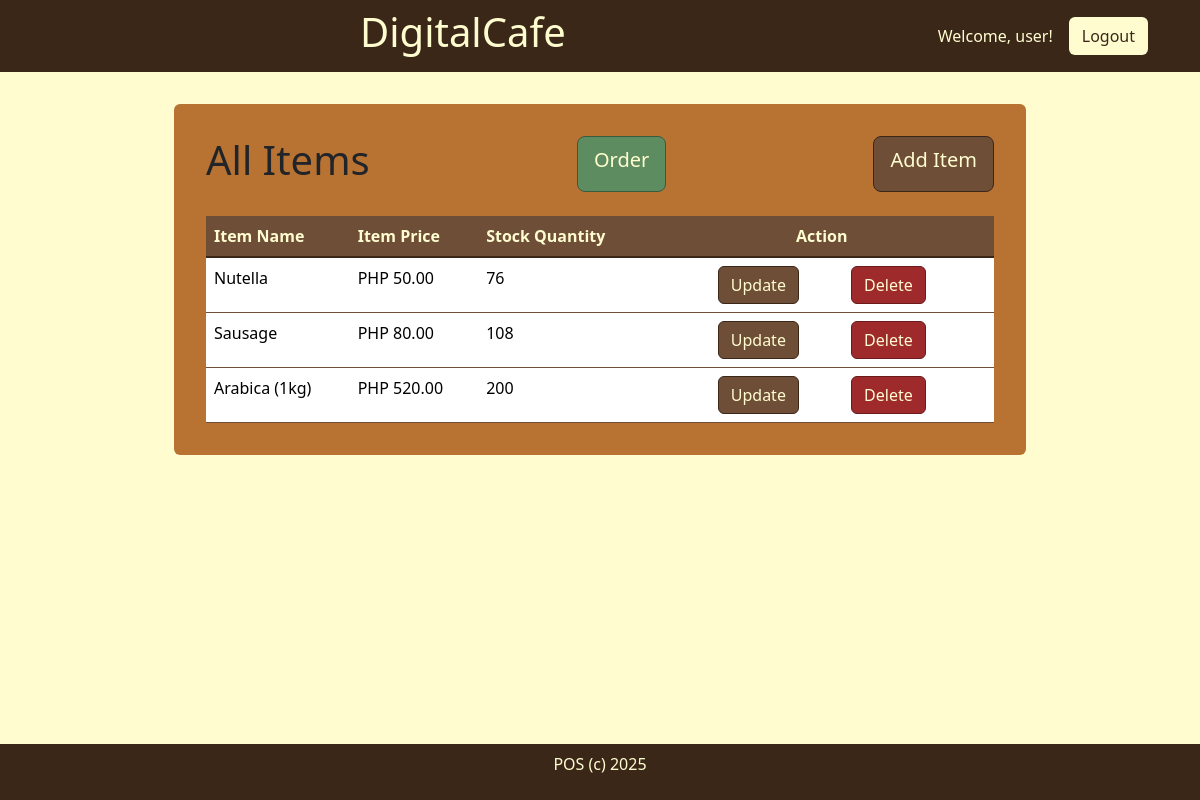
The app's page /list_item (signed in), older data.
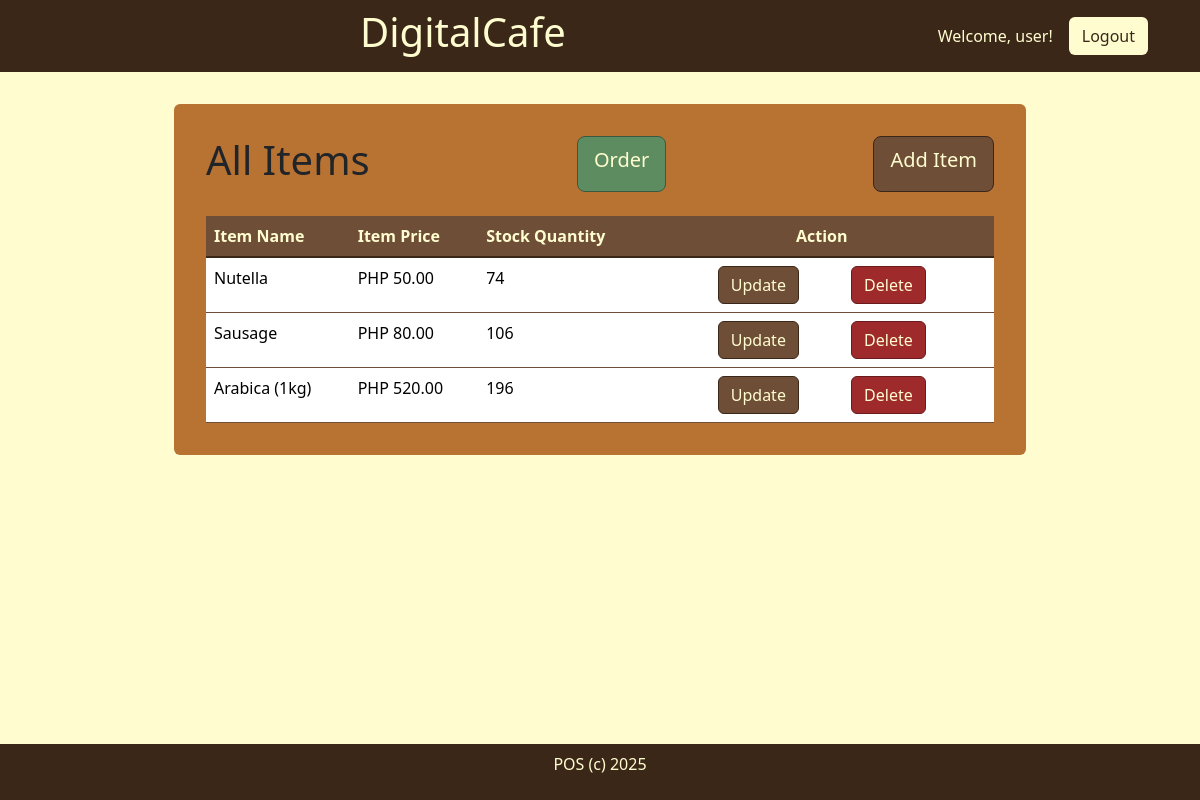
The same page, newer data.
### digitalcafe/models.py (models this page shows, shortened)
class item(models.Model):
    app_label = 'digitalcafe'
    item_name = models.CharField(max_length=100)
    item_price = models.DecimalField(max_digits=6, decimal_places=2)
    stock_quantity = models.IntegerField()
    objects = models.Manager()

### digitalcafe/views.py (the view)
# urls.py: path('list_item', views.list_item, name="list_item"),
@login_required
def list_item(request):
   allitems = item.objects.all()
   return render(request, 'digitalcafe/list_item.html', {'items':allitems})

### digitalcafe/templates/digitalcafe/list_item.html (shortened to what this page needs)
{% extends 'digitalcafe/base.html' %}
{% load static %}
{% block content %}
<div class="content">
    <div class="content-head m-4 d-flex justify-content-between">
        <h1>All Items</h1>
        <a href="{% url 'openpos'%}" class="btn btn-success btn-lg">Order</a>
        <a href="{% url 'to_add'%}" class="btn btn-primary btn-lg">Add Item</a>
    </div>
    <div class="data-content m-4">
        <table class="table">
            <thead>
              <tr>
                <th scope="col">Item Name</th>
                <th scope="col">Item Price</th>
                <th scope="col">Stock Quantity</th>
                <th class="text-center" scope="col">Action</th>
              </tr>
            </thead>
            <tbody>
              {% for i in items %}
              <tr>
                <td class = "iname">{{i.item_name}}</td>
                <td class = "iprice">PHP {{i.item_price}}</td>
                <td class = "iprice">{{i.stock_quantity}}</td>
                <td class="text-center">
                    <a class="btn btn-primary itemupd mx-4" href="{% url 'edit_item' pk=i.pk %}">Update</a>
                    <a class="btn btn-danger itemdel mx-4" href="{% url 'delete_item' pk=i.pk %}">Delete</a>
                </td>
              </tr>
              {% endfor %}
            </tbody>
        </table>
    </div>
</div>
{% endblock content %}

Row changes from the older to the newer data that the page shows:
changed item "Nutella": stock_quantity "76" → "74"
changed item "Sausage": stock_quantity "108" → "106"
changed item "Arabica (1kg)": stock_quantity "200" → "196"
